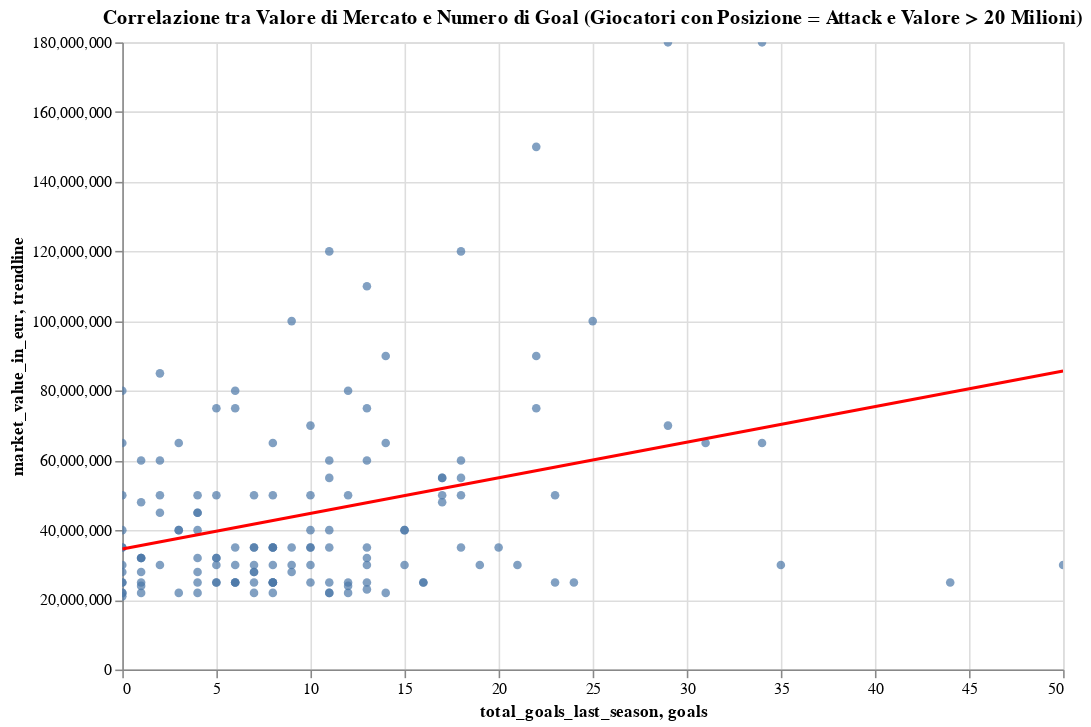

Here is the notebook cell this chart was saved with:
### Markdown cell above
### correlazione tra goal segnati e valore di mercato tra i giocatori che valgono più di 20 milioni di euro

### Code cell
df_subset = players_df_for_graph[(players_df_for_graph['position'] == 'Attack') & 
                                 (players_df_for_graph['market_value_in_eur'] > 20000000)]


# Calcola la regressione lineare con NumPy
goals = df_subset['total_goals_last_season']
market_value = df_subset['market_value_in_eur']
slope, intercept = np.polyfit(goals, market_value, 1)

# Crea il DataFrame per la linea di tendenza
trendline_df = pd.DataFrame({
    'goals': [goals.min(), goals.max()],
    'trendline': [slope * goals.min() + intercept, slope * goals.max() + intercept]
})

# Crea il grafico a dispersione con Altair
scatter_plot = alt.Chart(df_subset).mark_circle().encode(
    x='total_goals_last_season:Q',
    y='market_value_in_eur:Q',
    tooltip=['name']
).properties(
    title='Correlazione tra Valore di Mercato e Numero di Goal (Giocatori con Posizione = Attack e Valore > 20 Milioni)',
    width=600,
    height=400
)

# Aggiungi la linea di tendenza
trendline = alt.Chart(trendline_df).mark_line(color='red').encode(
    x='goals:Q',
    y='trendline:Q'
)

# Componi il grafico finale
final_chart = (scatter_plot + trendline)

# Mostra il grafico interattivo
final_chart.interactive()

### Figure 1 — Vega-Lite specification as saved in the notebook (floating-point values rounded to 4 significant figures; data arrays with more than 128 entries replaced by an {"elided": "..."} marker saying what was removed)
{"config": {"view": {"continuousWidth": 300, "continuousHeight": 300}}, "layer": [{"data": {"name": "data-1548821bc67039071e7d5790dac1c816"}, "mark": {"type": "circle"}, "encoding": {"tooltip": [{"field": "name", "type": "nominal"}], "x": {"field": "total_goals_last_season", "type": "quantitative"}, "y": {"field": "market_value_in_eur", "type": "quantitative"}}, "name": "view_8", "title": "Correlazione tra Valore di Mercato e Numero di Goal (Giocatori con Posizione = Attack e Valore > 20 Milioni)"}, {"data": {"name": "data-1828637f6316d7035ab182dabbc75d44"}, "mark": {"type": "line", "color": "red"}, "encoding": {"x": {"field": "goals", "type": "quantitative"}, "y": {"field": "trendline", "type": "quantitative"}}}], "height": 400, "params": [{"name": "param_11", "select": {"type": "interval", "encodings": ["x", "y"]}, "bind": "scales", "views": ["view_8"]}], "width": 600, "$schema": "https://vega.github.io/schema/vega-lite/v5.8.0.json", "datasets": {"data-1548821bc67039071e7d5790dac1c816": {"elided": "139 records"}, "data-1828637f6316d7035ab182dabbc75d44": [{"goals": 0, "trendline": 34570000.0}, {"goals": 50, "trendline": 85650000.0}]}}
